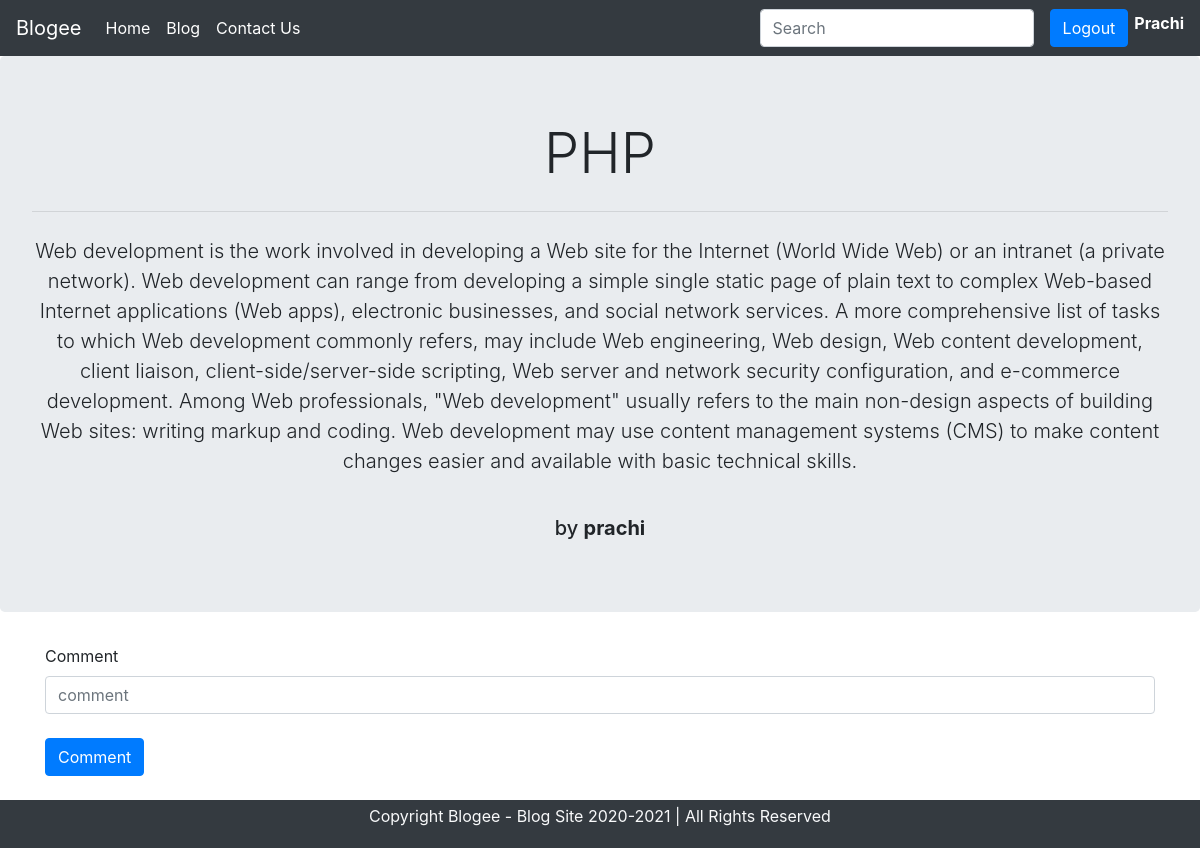
The app's page /threadlist.php?userid=11 (signed in) with its own data.
### tables this page shows
CREATE TABLE `blog` (
  `user_id` int(5) NOT NULL,
  `blogtitle` text NOT NULL,
  `blogdescription` text NOT NULL,
  `blog_by` varchar(255) NOT NULL,
  `timestamp` datetime NOT NULL DEFAULT current_timestamp()
);

### threadlist.php (the view, shortened to what this page needs)
<!doctype html>
<html lang="en">
  <head>
    <link rel="stylesheet" href="https://cdn.jsdelivr.net/npm/bootstrap@4.5.3/dist/css/bootstrap.min.css">
    <link rel="stylesheet" href="https://use.fontawesome.com/releases/v5.7.0/css/all.css">
  </head>
  <body>
<?php include 'header.php';?>
<?php
 include 'db.php';
 $id= $_GET['userid'];
 $sql = "select * from blog where user_id='$id'";
 $result = mysqli_query($conn,$sql);
 while($row=mysqli_fetch_assoc($result)){
   $id=$row['user_id'];
   $title=$row['blogtitle'];
   $description=$row['blogdescription'];
   $blog_by=$row['blog_by'];
        echo'
        <div class="jumbotron text-center">
  <h1 class="display-4">'.$title.'</h1>
  <hr class="my-4">
  <p class="lead">'.$description.'</p><br>
  <h5>by <b> '.$blog_by.'</b></h5>
</div>';
 }
?>
<?php if(isset($_SESSION['loggedin'])){
  ?>
<div class="container mt-4 mb-4">
  <?php echo '<form method="post" action="threadlist.php?userid='.$id.'">';?>
  <div class="row">
    <div class="col">
       <label for="exampleFormControlInput1">Comment</label>
       <input type="text" class="form-control" placeholder="comment" name="comment" id="exampleFormControlInput1" required><br>
    </div>
  </div>
  <button type="submit" class="btn btn-primary">Comment</button>
</form>
  </div>
  <?php } ?>
<?php include 'footer.php';?>
  </body>
</html>

### records on screen
blog: blogtitle "PHP", blogdescription "Web development is the work involved in developing a Web site for the Internet (World Wide Web) or an intranet (a private network). Web development can range from developing a simple single static page of plain text to complex Web-based Internet applications (Web apps), electronic businesses, and social network services. A more comprehensive list of tasks to which Web development commonly refers, may include Web engineering, Web design, Web content development, client liaison, client-side/server-side scripting, Web server and network security configuration, and e-commerce development. Among Web professionals, \"Web development\" usually refers to the main non-design aspects of building Web…", blog_by "prachi"

### other values on screen
$_SESSION["username"] "Prachi"
